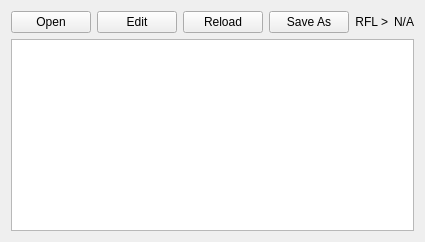
      <widget class="QWidget" name="tab">
       <attribute name="title">
        <string>G-Code</string>
       </attribute>
       <layout class="QGridLayout" name="gridLayout_6">
        <item row="0" column="1">
         <widget class="QPushButton" name="edit_pb">
          <property name="text">
           <string>Edit</string>
          </property>
         </widget>
        </item>
        <item row="0" column="0">
         <widget class="QPushButton" name="open_pb">
          <property name="text">
           <string>Open</string>
          </property>
         </widget>
        </item>
        <item row="0" column="3">
         <widget class="QPushButton" name="save_as_pb">
          <property name="text">
           <string>Save As</string>
          </property>
         </widget>
        </item>
        <item row="1" column="0" colspan="6">
         <widget class="QPlainTextEdit" name="gcode_pte">
          <property name="font">
           <font>
            <family>Latin Modern Mono</family>
            <pointsize>14</pointsize>
            <weight>75</weight>
            <bold>true</bold>
           </font>
          </property>
         </widget>
        </item>
        <item row="0" column="2">
         <widget class="QPushButton" name="reload_pb">
          <property name="text">
           <string>Reload</string>
          </property>
         </widget>
        </item>
        <item row="0" column="5">
         <widget class="QLabel" name="start_line_lb">
          <property name="text">
           <string>N/A</string>
          </property>
          <property name="alignment">
           <set>Qt::AlignRight|Qt::AlignTrailing|Qt::AlignVCenter</set>
          </property>
         </widget>
        </item>
        <item row="0" column="4">
         <widget class="QLabel" name="label_46">
          <property name="text">
           <string>RFL &gt;</string>
          </property>
          <property name="alignment">
           <set>Qt::AlignRight|Qt::AlignTrailing|Qt::AlignVCenter</set>
          </property>
         </widget>
        </item>
       </layout>
      </widget>
